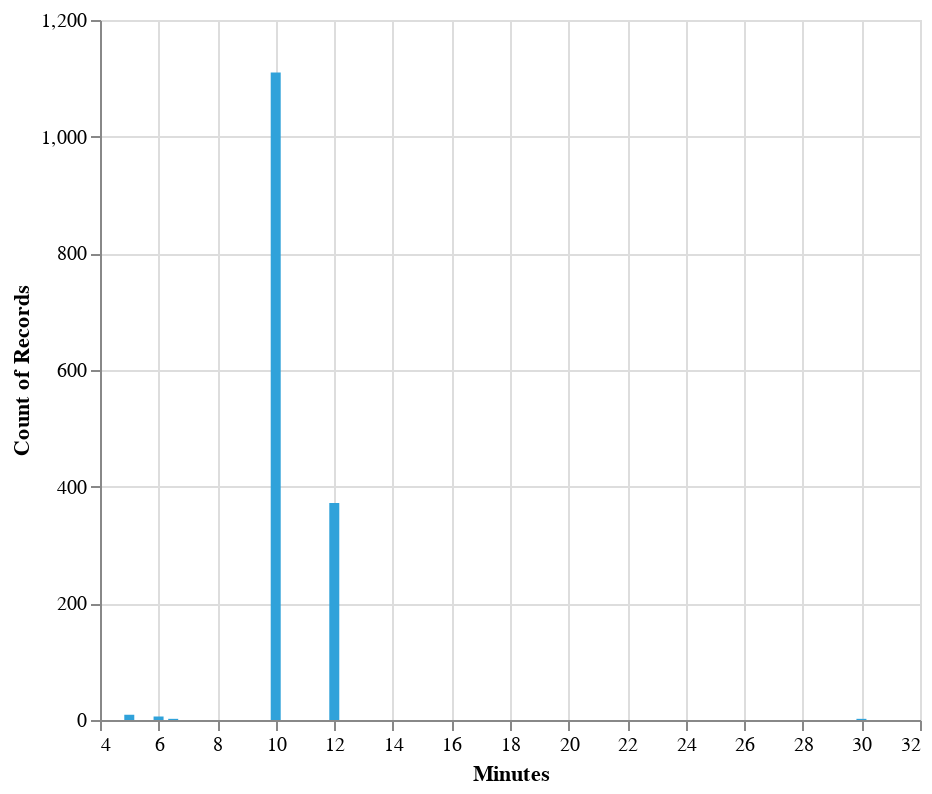

Notebook source saved alongside this figure:
### Markdown cell above
#### checkpoint 1: basic histogram chart. You will get full point if you:
 

*  Plot the right data
*  Specify the correct mark 
*  Use the correct x and y encoding 

You chart should look like: (it's okay if the grid lines don't exactly match)


![](https://raw.githubusercontent.com/dallascard/SI649_public/main/altair_hw1/task1-checkpoint1.png)

### Code cell
alt.Chart(df).mark_bar(color='#30a2da').encode(
    x=alt.X('Minutes', axis=alt.Axis(title='Minutes', tickCount=15)),  
    y=alt.Y('count()', axis=alt.Axis(title='Count of Records', tickCount=6))
).properties(
    width=410,
    height=350
)

### Figure 1 — Vega-Lite specification as saved in the notebook (floating-point values rounded to 4 significant figures; data arrays with more than 128 entries replaced by an {"elided": "..."} marker saying what was removed)
{"config": {"view": {"continuousWidth": 300, "continuousHeight": 300}}, "data": {"name": "data-664ba09118a16ca1664b68e35b49e1d1"}, "mark": {"type": "bar", "color": "#30a2da"}, "encoding": {"x": {"axis": {"tickCount": 15, "title": "Minutes"}, "field": "Minutes", "type": "quantitative"}, "y": {"aggregate": "count", "axis": {"tickCount": 6, "title": "Count of Records"}, "type": "quantitative"}}, "height": 350, "width": 410, "$schema": "https://vega.github.io/schema/vega-lite/v5.16.3.json", "datasets": {"data-664ba09118a16ca1664b68e35b49e1d1": {"elided": "1501 records"}}}
